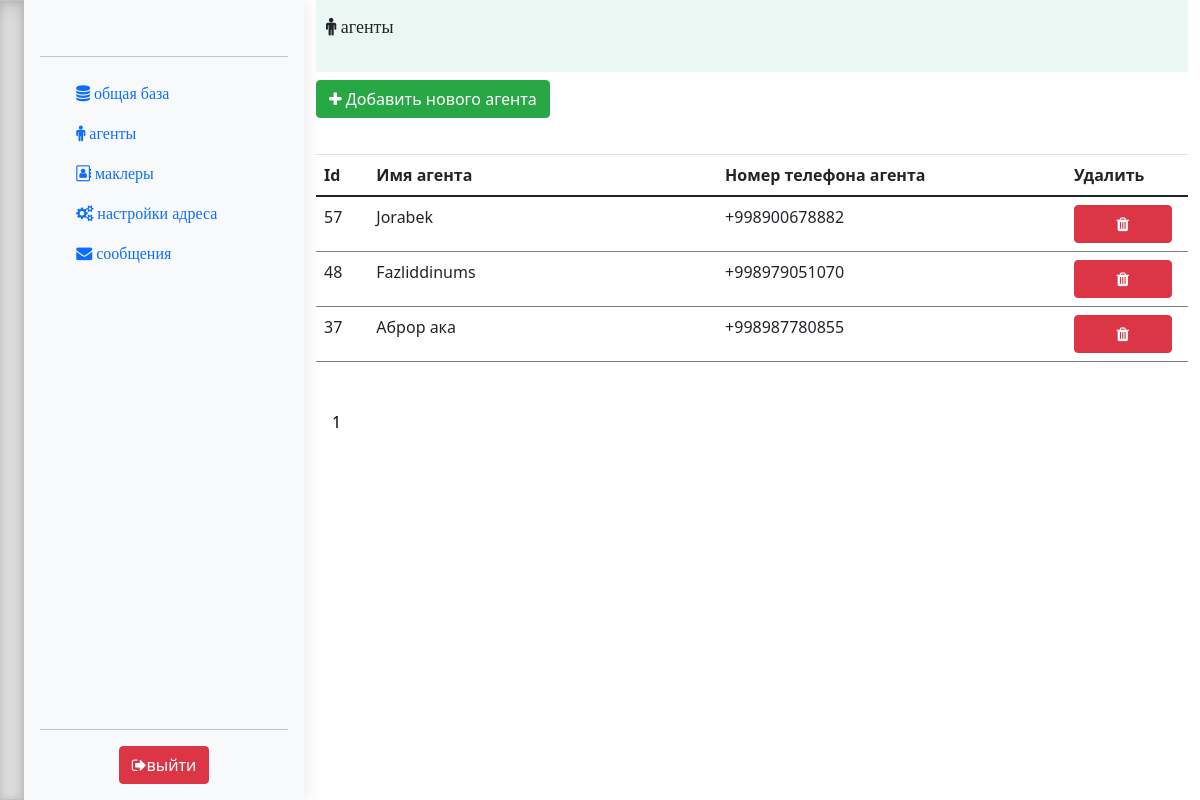
The page /agents.php (signed in) on the database its author committed.
### tables this page shows
CREATE TABLE IF NOT EXISTS `agents` (
  `id` int(10) NOT NULL,
  `userId` varchar(100) NOT NULL,
  `userName` varchar(250) NOT NULL,
  `phoneNumber` varchar(50) NOT NULL,
  `chekk` int(10) NOT NULL,
  `status` int(10) NOT NULL
);

### agents.php (the view, shortened to what this page needs)
<?php
include('settings.php');
?>
<!doctype html>
<html lang="en">
  <?php include 'partSite/header.php'; ?>
  <body>
  <main>
  <?php include 'partSite/leftSite.php'; ?>
   <div class="container" style="overflow-x: auto;">
    <div style="width: 100%; height: 9%; background-color: #Eaf7f2;">
      <span style="position: relative;display: inline-block;font-size: 18px;padding: 13px 0 0 10px;border-left-width: 10px;">
        <i class="fa fa-male" aria-hidden="true">
              агенты
        </i>
      </span><br>
    </div>
    <div>
        <a href="https://gstrategy.galaxytest.xyz/add_agents.php">
          <button class="mt-2 btn btn-success">
          <i class="fa fa-plus" aria-hidden="true"></i>
            Добавить нового агента
          </button>
        </a>
    </div>
    <?php
    $per_page_record = 5;
    if(isset($_GET['page'])){
      $page = $_GET['page'];
    }
    else {
      $page = 1;
    }
    $start_from = ($page - 1) * $per_page_record;
    $query = "SELECT * FROM agents ORDER by id DESC LIMIT  $start_from, $per_page_record";
    $rs_result = mysqli_query ($connect, $query);
    ?>
      <div>
        <table class="table">
          <thead>
            <tr>
              <th style="width:6%">Id</th>
              <th style="width:40%">Имя агента</th>
              <th style="width:40%">Номер телефона агента</th>
              <th style="width:30%">Удалить</th>
            </tr>
          </thead>
          <tbody>
    <?php
            while ($row = mysqli_fetch_array($rs_result)) {
            ?>
            <tr>
            <td><?php echo $row["id"]; ?></td>
            <td><?php echo $row["userName"]; ?></td>
            <td><?php echo '+'.$row["phoneNumber"]; ?></td>
            <td>
              <a href="delete.php?id_agenta=<?php echo $row["id"]; ?>" onclick="return confirm('Удалить?')" role="button"><button class="btn btn-danger" style="width:98px;" ><i class="fa fa-trash" aria-hidden="true"></i></button></a>
            </td>
            </tr>
            <?php
                };
            ?>
          </tbody>
        </table>
     <div class="pagination">
      <?php
        $query = "SELECT COUNT(*) FROM agents";
        $rs_result = mysqli_query($connect, $query);
        $row = mysqli_fetch_row($rs_result);
        $total_records = $row[0];
        $total_pages = ceil($total_records / $per_page_record);
        $pagLink = "";
        for ($i=1; $i<=$total_pages; $i++) {
          if ($i == $page) {
              $pagLink .= "<a class = 'active' href='agents.php?page="
                                                .$i."'>".$i." </a>";
          }
          else  {
              $pagLink .= "<a href='agents.php?page=".$i."'>
                                                ".$i." </a>";
          }
        };
        echo $pagLink;
      ?>
</div>
  </main>
  </body>
</html>

### css/sidebars.css (style rules this page uses)
body { min-height: 100vh; min-height: -webkit-fill-available; }
html { height: -webkit-fill-available; }
main { display: flex; flex-wrap: nowrap; height: 100vh; height: -webkit-fill-available; max-height: 100vh; overflow-x: auto; overflow-y: hidden; }

### css/style.css (style rules this page uses)
a:link { text-decoration: none; }
.pagination { display: inline-block; padding: 0px 0px 0px 0px; }
.pagination a { color: black; float: left; padding: 8px 16px; text-decoration: none; }

### rows shown on the page
agents: id "57", userName "Jorabek", phoneNumber "998900678882"
agents: id "48", userName "Fazliddinums", phoneNumber "998979051070"
agents: id "37", userName "Аброр ака", phoneNumber "998987780855"
